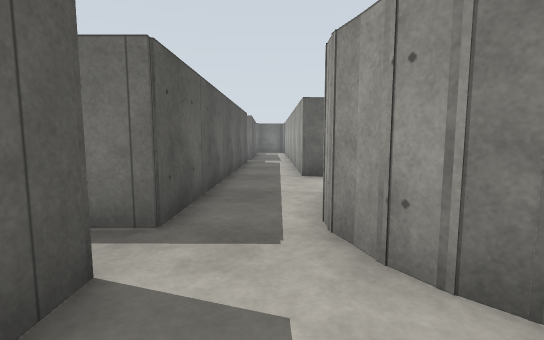
[1] (above)

15 first-person views from a walk through a robot-simulator world made for Gazebo. The camera is 1.2 m above the floor, tilts 6° down and sees 85° across. The floor is counted in squares, 1 m on a side. Each view is taken from the middle of a square. On the plan, view 1 faces up. The plan holds only what a view shows up to about 13 squares ahead; the rest is blank. The place goes on beyond the plan.

[2]
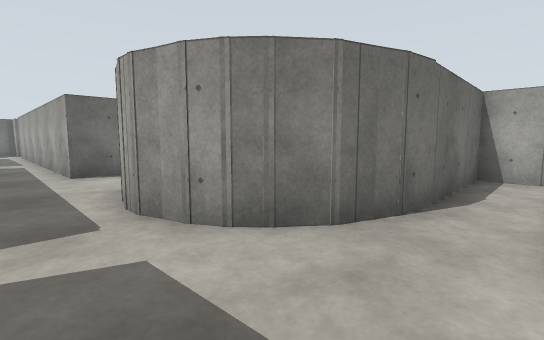

[3]
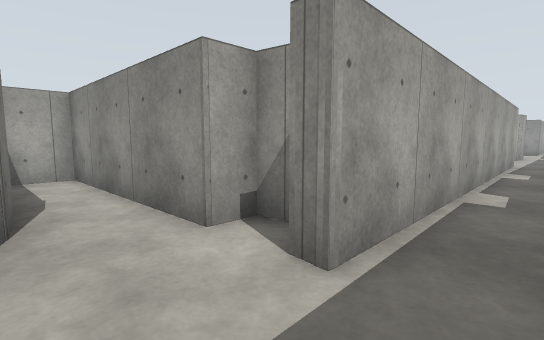

[4]
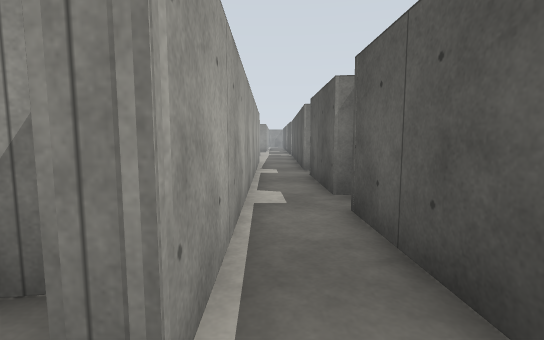

[5]
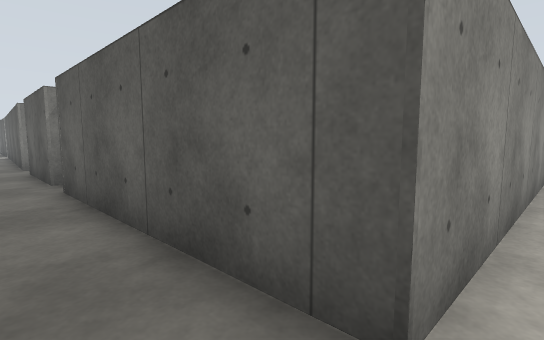

[6]
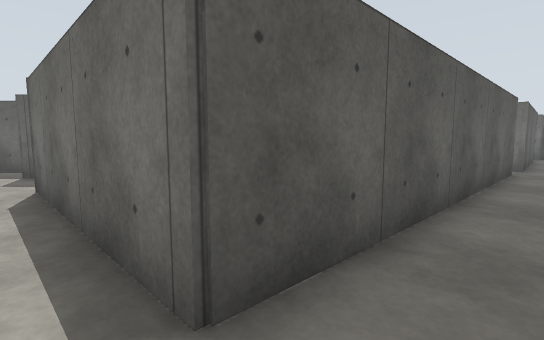

[7]
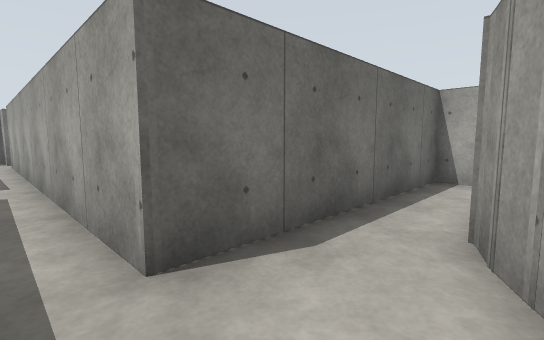

[8]
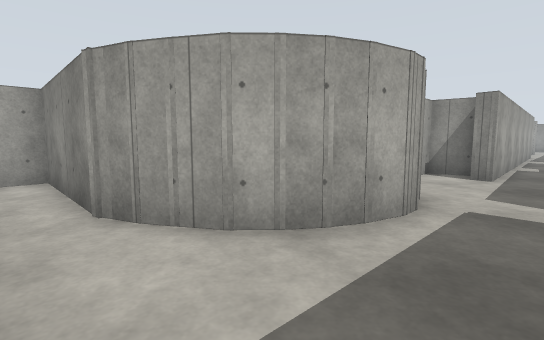

[9]
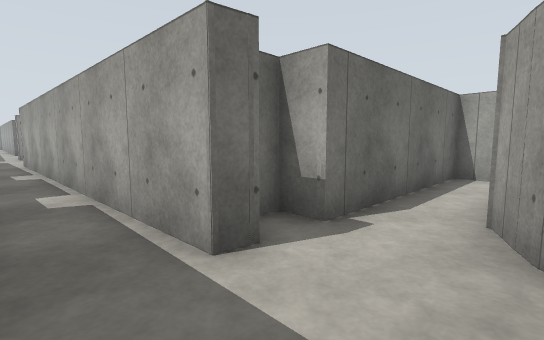

[10]
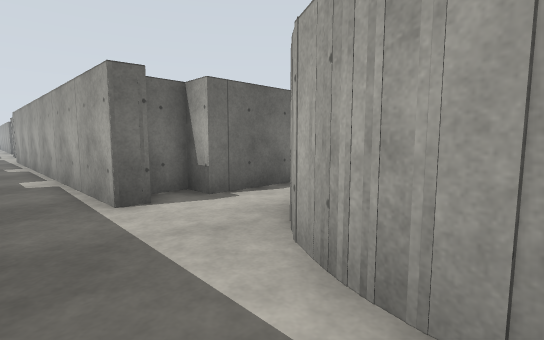

[11]
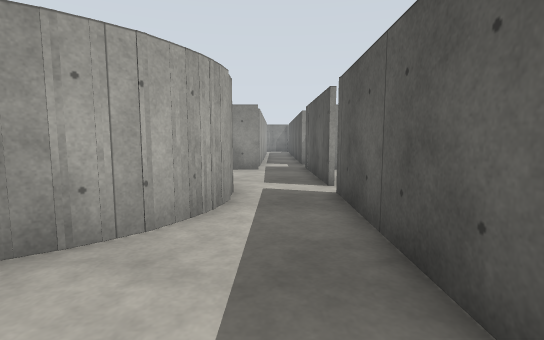

[12]
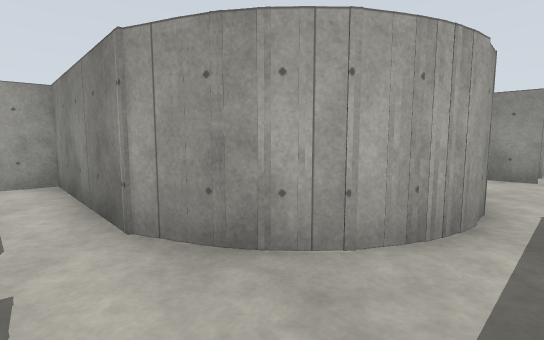

[13]
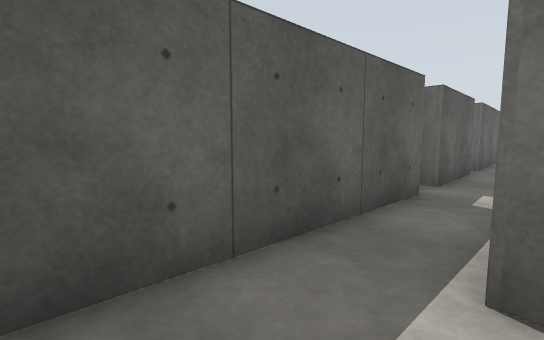

[14]
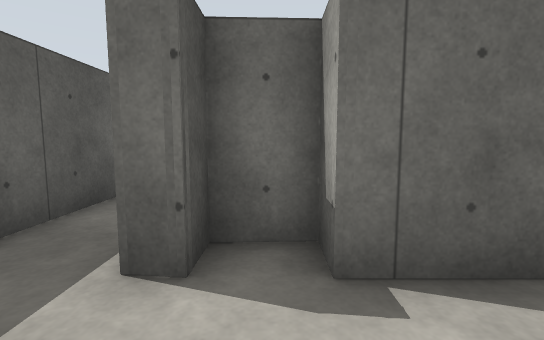

[15]
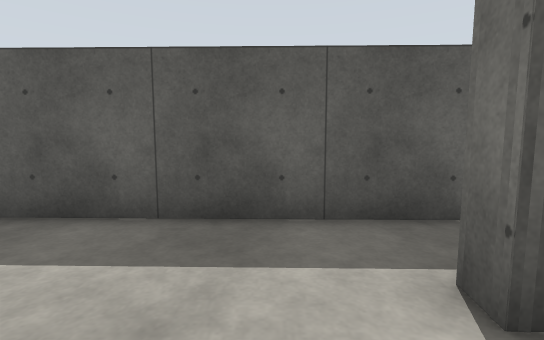

### Floor plan
Points are (right, up) in squares from view 1. A wall is a line through its corners. A room is listed if a view was taken in it or the views show most of it. See-through windows are left out.
Room 1 (views 1, 3, 4, 5, 6)
walls: (0.7, 4.2) (1, 5.2); (0.8, 3.7) (0.8, 4.5); (0.9, 3.6) (0.9, 4.4); (0.9, 5) (1.3, 5.8); (1.2, 5.6) (1.7, 6.3); (1.4, 2.1) (1, 2.9); (1.6, 6.2) (2.2, 6.8); (1.9, 1.7) (1.1, 2.5) (0.8, 3.9); (-1.7, 6.6) (-1.6, 3.9) (-8.4, 3.9); (2, 6.7) (3.4, 7.5); (3.1, 7.4) (4.1, 7.7) (8.9, 7.7) (8.9, 9.6) (2.5, 9.5); (3.8, 0.8) (2.5, 1.2) (1.7, 1.9); (0.5, -1.2) (1.1, -1.2); (0.5, -1.2) (1.1, -1.3); (4.6, 0.7) (3.6, 0.8); (1.1, -2.3) (2.4, -2.1) (2.4, -1.2) (9.1, -1.1) (9.1, 0.8) (4.7, 0.7); (-8.4, 2.6) (-1.6, 2.5) (-1.5, -0.5)
ways out: opening at (-0.5, -1) to room 2; opening at (1, 7.2) to room 3; opening at (-8, 3)
Room 2 (views 2, 9, 10, 11, 12, 13, 14, 15)
walls: (-1.2, -11.3) (-1.4, -21.5); (1.3, -15.6) (0.7, -15.6); (2.2, -18.2) (2.8, -17.8); (1.5, -18.9) (2.3, -18) (3.8, -17.3) (9.1, -17.4) (9.3, -15.6) (2.5, -15.6) (2.5, -14.6) (1.3, -14.7) (1.3, -15.5) (0.7, -15.5) (0.5, -1.2); (1.1, -19.6) (1.7, -18.7); (-1.8, -6.3) (-1.1, -6.3) (-1.2, -9.9) (-1.7, -9.9); (0.9, -20.1) (1.3, -19.3); (0.9, -20.5) (1, -19.9); (0.8, -20.9) (0.9, -20.3); (0.7, -21.6) (0.7, -20.7); (-1.5, -0.5) (-1.3, -4.9)
ways out: opening at (-0.5, -1) to room 1
Room 3 (views 7, 8)
walls: (2.5, 9.5) (1, 9.5) (1, 13.5); (-1.9, 13.5) (-1.7, 6.6)
ways out: opening at (1, 7.2) to room 1

Where each view was taken, in squares from view 1:
view 1: 0 up, 0 right, facing up
view 2: 1 down, 1 left, facing up-right
view 3: 1 up, 1 left, facing down-right
view 4: 0 up, 0 right, facing down
view 5: 3 up, 0 right, facing down-left
view 6: 3 up, 0 right, facing up-left
view 7: 7 up, 0 right, facing up-right
view 8: 9 up, 1 left, facing down-right
view 9: 18 down, 1 left, facing up-right
view 10: 21 down, 1 left, facing up-right
view 11: 15 down, 0 right, facing down
view 12: 16 down, 0 right, facing down-right
view 13: 18 down, 1 right, facing up-left
view 14: 18 down, 2 right, facing up
view 15: 17 down, 3 right, facing left
